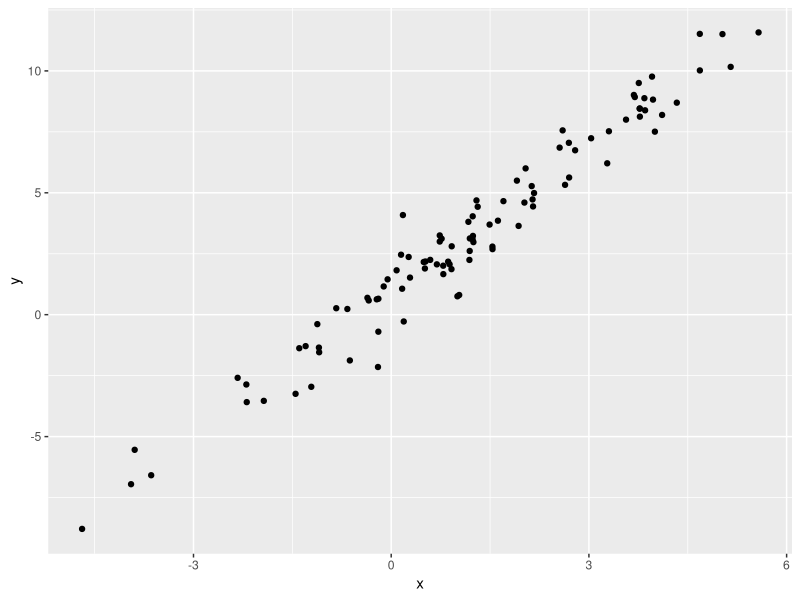

Generate this figure with R:
## ---- chunk 1
library(tidyverse)
## ---- chunk 2
plot_df <-
  tibble(
    x = rnorm(100, mean = 1, sd = 2),
    y = 1 + 2*x + rnorm(100)
  )
## ---- chunk 3
plot_df %>%
  ggplot(aes(x = x, y = y)) + 
  geom_point()
